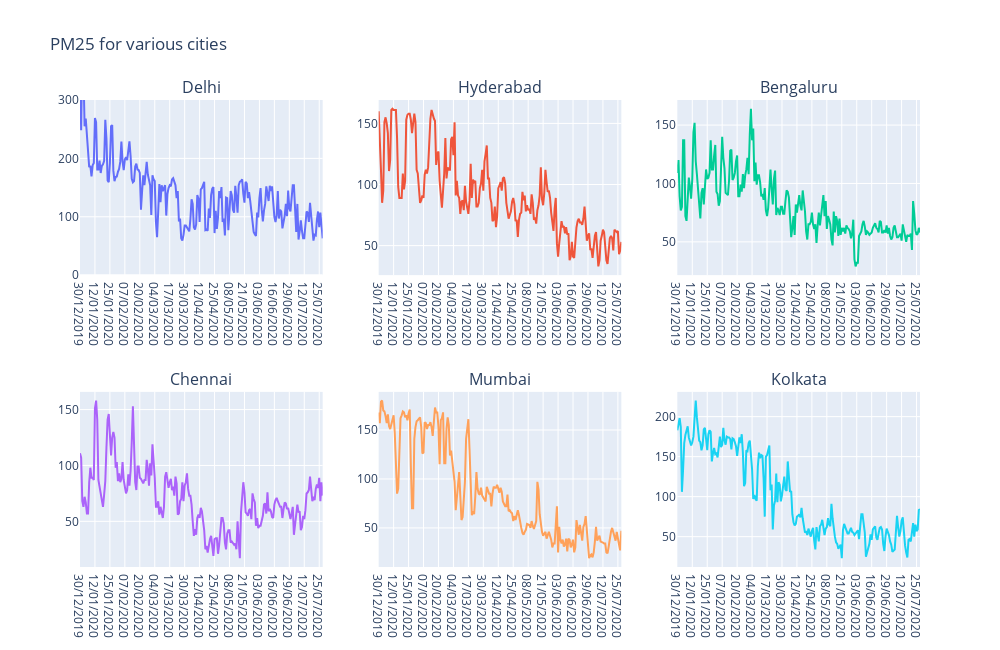

Notebook cell for this chart:
### Markdown cell above
Lets generate PM 2.5 for all cities

### Code cell
city=['Delhi','Hyderabad','Bengaluru','Chennai','Mumbai','Kolkata']
p=[1,1,1,2,2,2]
h=[1,2,3,1,2,3]
fig = make_subplots(
rows=2, cols=3,
subplot_titles=("Delhi", "Hyderabad", "Bengaluru", "Chennai",'Mumbai','Kolkata'))
for l,i in enumerate(city):
    dff=df1[df1['City'].isin([i])]
    fig.add_trace(go.Scatter(x=dff['Date'], y=dff['median']),row=p[l], col=h[l])
fig.update_layout(height=650, width=1000,showlegend=False,
                  title_text="PM25 for various cities")
fig.update_layout(yaxis=dict(range=[0,300]))
fig.show()

### Figure 1 — Plotly figure (JSON) as saved in the notebook; plotly's stock layout.template omitted (floating-point values rounded to 4 significant figures; data arrays with more than 128 entries replaced by an {"elided": "..."} marker saying what was removed)
{"data": [{"type": "scatter", "x": {"elided": "212 str values"}, "xaxis": "x", "y": {"elided": "212 int values"}, "yaxis": "y"}, {"type": "scatter", "x": {"elided": "212 str values"}, "xaxis": "x2", "y": {"elided": "212 int values"}, "yaxis": "y2"}, {"type": "scatter", "x": {"elided": "212 str values"}, "xaxis": "x3", "y": {"elided": "212 int values"}, "yaxis": "y3"}, {"type": "scatter", "x": {"elided": "212 str values"}, "xaxis": "x4", "y": {"elided": "212 int values"}, "yaxis": "y4"}, {"type": "scatter", "x": {"elided": "212 str values"}, "xaxis": "x5", "y": {"elided": "212 int values"}, "yaxis": "y5"}, {"type": "scatter", "x": {"elided": "212 str values"}, "xaxis": "x6", "y": {"elided": "212 int values"}, "yaxis": "y6"}], "layout": {"annotations": [{"font": {"size": 16}, "showarrow": false, "text": "Delhi", "x": 0.1444, "xanchor": "center", "xref": "paper", "y": 1, "yanchor": "bottom", "yref": "paper"}, {"font": {"size": 16}, "showarrow": false, "text": "Hyderabad", "x": 0.5, "xanchor": "center", "xref": "paper", "y": 1, "yanchor": "bottom", "yref": "paper"}, {"font": {"size": 16}, "showarrow": false, "text": "Bengaluru", "x": 0.8556, "xanchor": "center", "xref": "paper", "y": 1, "yanchor": "bottom", "yref": "paper"}, {"font": {"size": 16}, "showarrow": false, "text": "Chennai", "x": 0.1444, "xanchor": "center", "xref": "paper", "y": 0.375, "yanchor": "bottom", "yref": "paper"}, {"font": {"size": 16}, "showarrow": false, "text": "Mumbai", "x": 0.5, "xanchor": "center", "xref": "paper", "y": 0.375, "yanchor": "bottom", "yref": "paper"}, {"font": {"size": 16}, "showarrow": false, "text": "Kolkata", "x": 0.8556, "xanchor": "center", "xref": "paper", "y": 0.375, "yanchor": "bottom", "yref": "paper"}], "height": 650, "showlegend": false, "title": {"text": "PM25 for various cities"}, "width": 1000, "xaxis": {"anchor": "y", "domain": [0, 0.2889]}, "xaxis2": {"anchor": "y2", "domain": [0.3556, 0.6444]}, "xaxis3": {"anchor": "y3", "domain": [0.7111, 1]}, "xaxis4": {"anchor": "y4", "domain": [0, 0.2889]}, "xaxis5": {"anchor": "y5", "domain": [0.3556, 0.6444]}, "xaxis6": {"anchor": "y6", "domain": [0.7111, 1]}, "yaxis": {"anchor": "x", "domain": [0.625, 1], "range": [0, 300]}, "yaxis2": {"anchor": "x2", "domain": [0.625, 1]}, "yaxis3": {"anchor": "x3", "domain": [0.625, 1]}, "yaxis4": {"anchor": "x4", "domain": [0, 0.375]}, "yaxis5": {"anchor": "x5", "domain": [0, 0.375]}, "yaxis6": {"anchor": "x6", "domain": [0, 0.375]}}}
